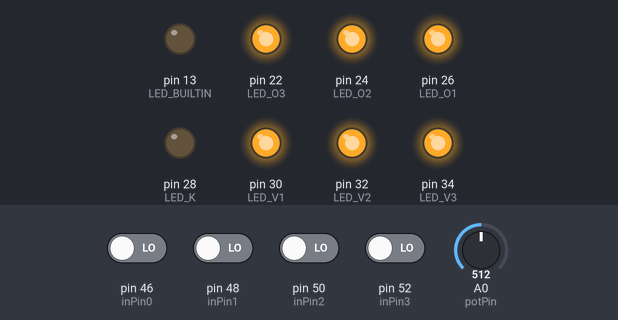
Bench run of a sketch on a simulated Arduino Mega 2560, built with avr-gcc and run on an emulated ATmega2560. On the bench: output pins drawn as LEDs (lit = HIGH). Dashed ring = blinking. Inputs (shaded band) come from the test bench; at power-on: pin 46 (inPin0), pin 48 (inPin1), pin 50 (inPin2), pin 52 (inPin3) LOW, A0 (potPin) = 512. Random numbers use the default seed unless the sketch sets one.

Above: at 1.3 s.
1.4 s: pin 50 (inPin2) driven HIGH
At 2.2 s:
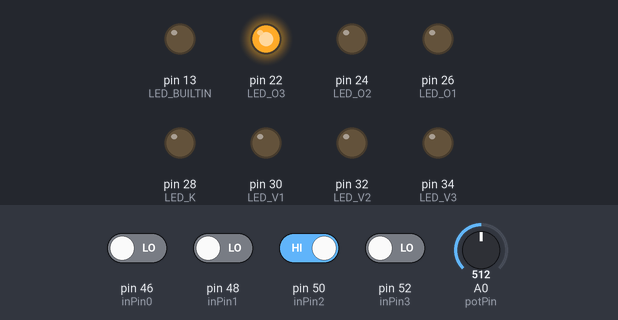
4.6 s: pin 46 (inPin0) driven HIGH
At 7.7 s:
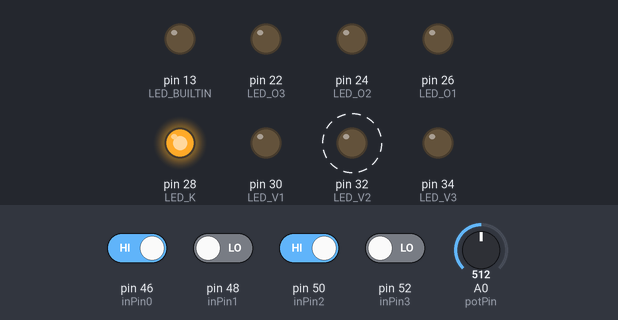
7.8 s: pin 48 (inPin1) driven HIGH
At 8.9 s:
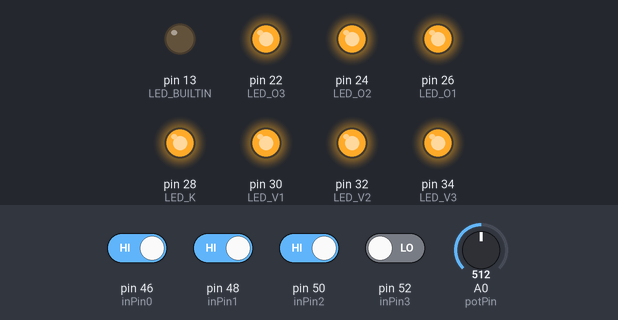
9.7 s: pin 48 (inPin1) driven LOW
At 11.0 s:
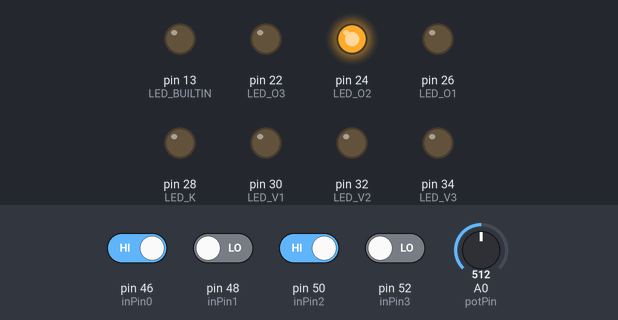
12.9 s: pin 52 (inPin3) driven HIGH
At 13.9 s:
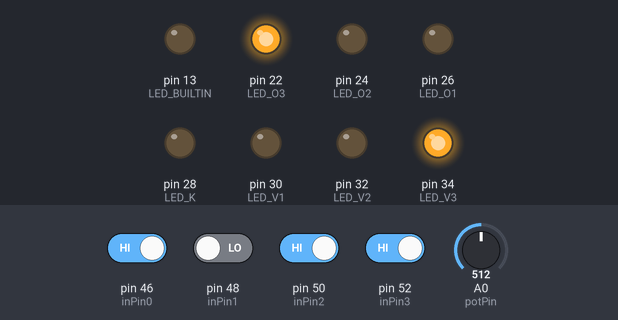
16.1 s: A0 (potPin) set to 900
At 18.69 s:
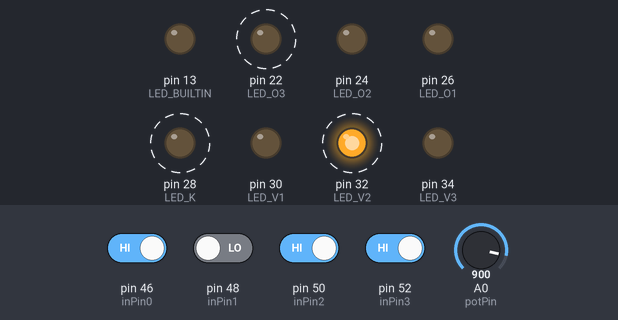
Timing chart, 0 to 20.3 s (numbered marks = the images above; inputs shaded):
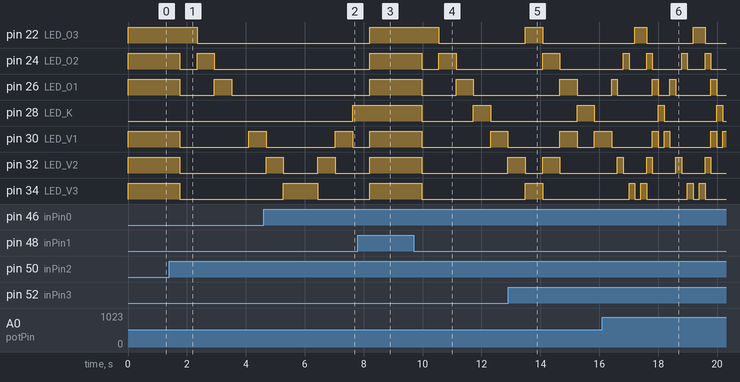

Measured:
- after the input at 1.4 s, pin 22 (LED_O3): HIGH → LOW after 0.95 s; pin 24 (LED_O2): HIGH → LOW after 0.36 s, → HIGH 0.59 s later, → LOW 0.59 s later; pin 26 (LED_O1): HIGH → LOW after 0.36 s, → HIGH 1.2 s later, → LOW 0.59 s later; pin 30 (LED_V1): HIGH → LOW after 0.36 s, → HIGH 2.3 s later; pin 32 (LED_V2), pin 34 (LED_V3): HIGH → LOW after 0.36 s
- after the input at 4.6 s, pin 28 (LED_K): LOW → HIGH after 3.0 s
- after the input at 7.8 s, pin 30 (LED_V1), pin 32 (LED_V2), pin 34 (LED_V3): LOW → HIGH after 0.41 s
- after the input at 9.7 s, pin 22 (LED_O3): HIGH → LOW after 0.85 s; pin 24 (LED_O2): HIGH → LOW after 0.27 s, → HIGH 0.59 s later, → LOW 0.59 s later
- after the input at 12.9 s, pin 22 (LED_O3): LOW → HIGH after 0.58 s, → LOW 0.59 s later; pin 24 (LED_O2): LOW → HIGH after 1.2 s, → LOW 0.59 s later; pin 26 (LED_O1): LOW → HIGH after 1.8 s, → LOW 0.59 s later
- after the input at 16.1 s, pin 28 (LED_K): alternates HIGH for 0.20 s and LOW for 1.8 s, starting after 1.9 s

The sketch:

mitsuvalot.ino
```cpp
#include "sequences.h"

// OUTPUTS AS DIGITAL PINS
#define LED_O3 22 // Oikeanpuoleiset ledit
#define LED_O2 24
#define LED_O1 26
#define LED_K 28  // Ledibar keskellä
#define LED_V1 30 // Vasemmanpuoleiset ledit
#define LED_V2 32
#define LED_V3 34

#define potPin A0 // Potentiometer, blinking speed

#define inPin0 46 // Ledbar control
#define inPin1 48 // Inputs to change programs
#define inPin2 50
#define inPin3 52

/*-------------------------------------------*/

const int leds[] = {LED_O3, LED_O2, LED_O1, LED_K, LED_V1, LED_V2, LED_V3};
const int leds_REUNAT[] = {LED_O3, LED_O2, LED_O1, LED_V1, LED_V2, LED_V3};

const int leds_VASEN[] = {LED_O1, LED_O2, LED_O3}; // Keskeltä ulospäin
const int leds_OIKEA[] = {LED_V1, LED_V2, LED_V3};
const int ledCount = 7;

int tempo_mem = 0;
int globalDelay = 10;


int getTempo() {
  int tempoPinValue = analogRead(potPin); // 0-1023
  //int tempoPinValue =620; // 0-1023

  int maxDelay = 1000;
  int minDelay = 75;
  //int tempo = (maxDelay-minDelay)*(1-tempoPinValue/1023)+minDelay; // 150 - 1000

  return 1023-tempoPinValue+minDelay;
}

void varDelay(int multiplier) {
  globalDelay = getTempo();
  delay(round(globalDelay/multiplier));
}


/*#########################################################*/
int getStateWithRands(const int8_t state) {
  int newState = state;
  if (state < 0) {
    newState = random(state, 0) > -1;
  }
  return state;
}

void setLED_K(int newState) {
  int LED_K_on = digitalRead(inPin0);

  newState = newState * LED_K_on;
  digitalWrite(LED_K, newState);
}

void ledsWrite(const int8_t states[7]) {
    digitalWrite(LED_O3, getStateWithRands(states[0]));
    digitalWrite(LED_O2, getStateWithRands(states[1]));
    digitalWrite(LED_O1, getStateWithRands(states[2]));
    setLED_K(getStateWithRands(states[3]));
    digitalWrite(LED_V1, getStateWithRands(states[4]));
    digitalWrite(LED_V2, getStateWithRands(states[5]));
    digitalWrite(LED_V3, getStateWithRands(states[6]));
}

void playSequence(const int8_t seq[][7], int currentMode) {
  int seqLen = seq[0][0];
  for (int i=1; i<=seqLen; i++ ) {
    ledsWrite(seq[i]);
    varDelay(1);

    if (currentMode != getMode()) {
      return; // Return if the mode is changed
    }
  }
}


void setup() {
  Serial.begin(9600);

  // initialize digital pin LED_BUILTIN as an output.
  pinMode(LED_BUILTIN, OUTPUT);


  for (int i=0 ; i<ledCount ; i++) {
    pinMode(leds[i] , OUTPUT);
    digitalWrite(leds[i], LOW);
  }

}


int getMode() {
  int i1 = digitalRead(inPin1);
  int i2 = digitalRead(inPin2);
  int i3 = digitalRead(inPin3);

  return i1 + 2*i2 + 4*i3; // 0-7
}

void loop() {
  int mode = getMode();

  //playSequence(ritariAssa);
  //Serial.print(ritariAssa[0][0]);

  switch (mode) {
    case(0): //OOO
      playSequence(allOn, mode);
      break;
    case(1): // VOO
      break;
    case(3): // OVO
      playSequence(randSidesMidOn, mode);
      break;
    case(2): // VVO
      playSequence(ritariAssa, mode);
      break;
    case(4): // OOV
      playSequence(randSidesMidBlink, mode);
      break;
    case(5): // VOV
      playSequence(pseudoRandomSides, mode);
      break;
    case(6): // OVV
      playSequence(waterFall, mode);
      break;
    case(7): // VVV
      playSequence(randSidesMidBlink_rarer, mode);
      break;
    default:
      playSequence(allOn, mode);
      break;
  }
}
```

Source omitted: sequences.h (data table, 2260 bytes)
